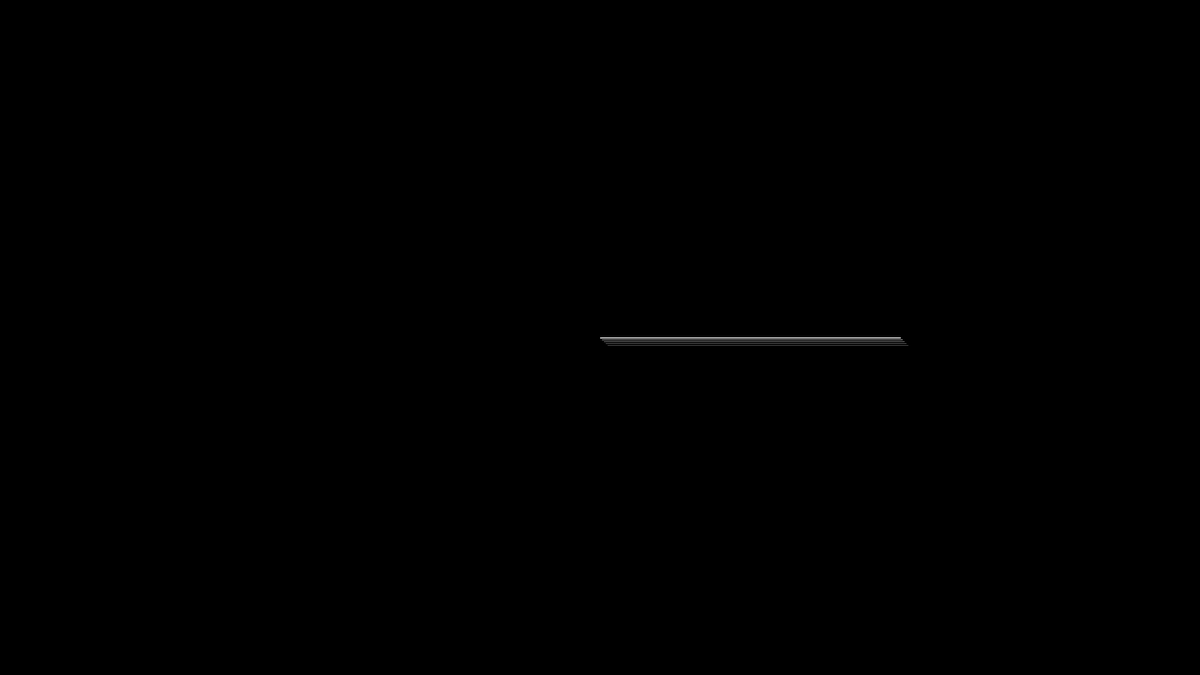
Frame 1 (no input)
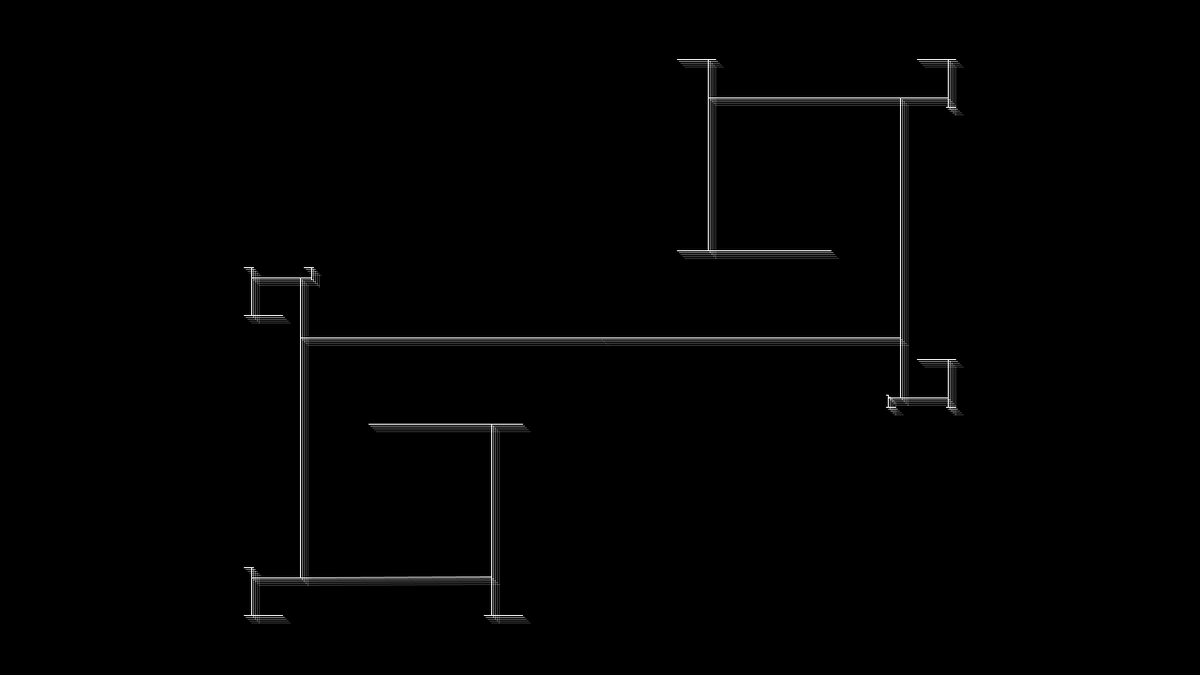
Frame 60 (the mouse pressed at the canvas centre just before this capture)
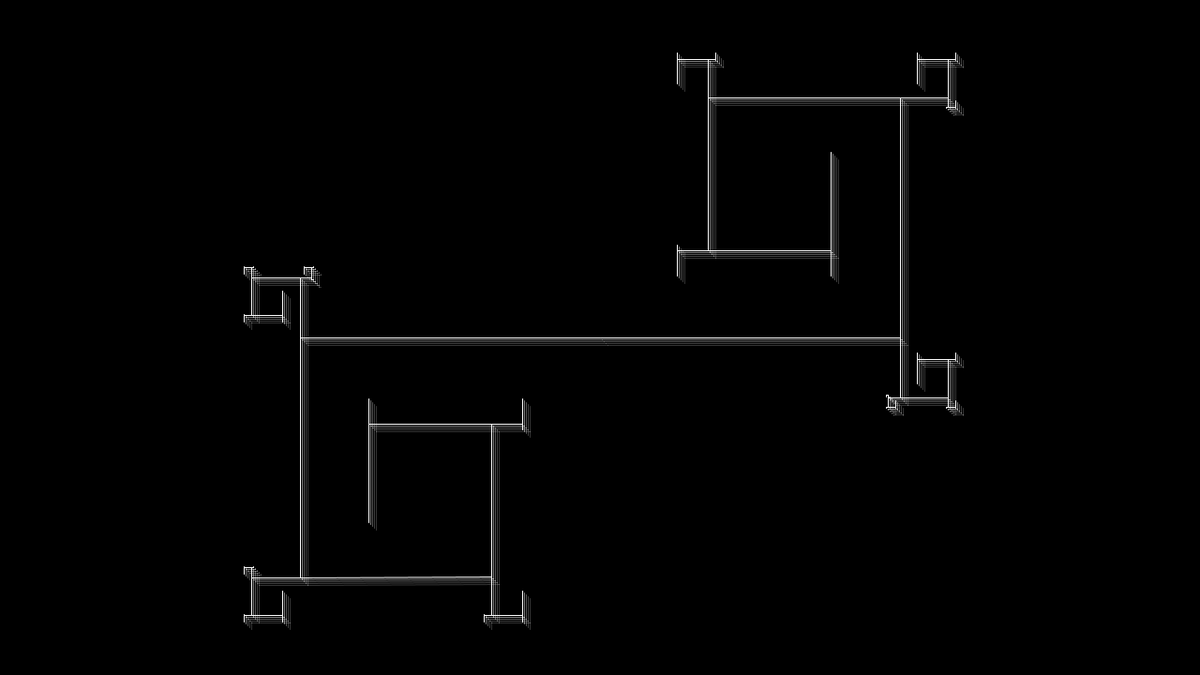
Frame 120 (the mouse held since frame 60 and released just before this capture)

The Processing sketch that drew these frames (run headless with seeded random() and noise(); from frame 60 on, the mouse is pressed at the canvas centre):

// Processing sketch: fractal_12
// ── fractal_12.pde
boolean paused=false;
ArrayList<Branch> fq;

class Pt{
  float x;
  float y;
  
  Pt(float x,float y){
    this.x=x;
    this.y=y;
  }
}

class Branch{
  float x;
  float y;
  float r;
  float a;
  
  Branch(float x,float y,float r,float a){
    this.x=x;
    this.y=y;
    this.r=r;
    this.a=a;
  }
  
  void shadowline(int n,float d,float x1,float y1){
    float initopa=255;
    for(int i=0;i<n;i++){
      stroke(255,255/(i+1));
      line(x+i*d,y+i*d,x1+i*d,y1+i*d);
    }
  }
  
  Pt[] shape(String s,float x1,float y1){
    if("line".equals(s)){
      line(x,y,x1,y1);
      return new Pt[]{new Pt(x1,y1)};
    }
    if("lline".equals(s)){
      shadowline(5,2,x1,y1);
      return new Pt[]{new Pt(x1,y1)};
    }
    if("ellipse".equals(s)){
      ellipse(x,y,r,r);
      return new Pt[]{new Pt(x1,y1)};
    }
    if("rect".equals(s)){
      rect(x,y,r,r);
      return new Pt[]{new Pt(x1,y1)};
    }
    if("circle".equals(s)){
      circle(x,y,r);
      return new Pt[]{new Pt(x1,y1)};
    }
    if("plus".equals(s)){
      for(int i=0;i<4;i++){
        line(x,y,x+r*cos(i*PI/2),y-r*sin(i*PI/2));
      }
      return new Pt[]{new Pt(x1,y1)};
    }
    if("diamond".equals(s)){
      for(int i=0;i<4;i++){
        float ca=i*PI/2;
        float cb=ca+PI/2;
        line(x+r*cos(ca),y-r*sin(ca),x+r*cos(cb),y-r*sin(cb));
      }
      return new Pt[]{new Pt(x1,y1)};
    }
    if("trizUla".equals(s)){
      line(x,y,x1,y1);
      float rx=0.5*r;
      Pt mpt=new Pt(x1,y1);
      float la=a+PI/2;
      Pt lpt=new Pt(x1+rx*cos(la),y1-rx*sin(la));
      line(x1,y1,lpt.x,lpt.y);
      float ra=a-PI/2;
      Pt rpt=new Pt(x1+rx*cos(ra),y1-rx*sin(ra));
      line(x1,y1,rpt.x,rpt.y);
      return new Pt[]{lpt,mpt,rpt};
    }
    return new Pt[]{};
  }
  
  Pt[] draw(){
    float x1=x+r*cos(a);
    float y1=y-r*sin(a);
    return shape("lline",x1,y1);
  }
}

void initfrac00(float rd){
  fq.add(new Branch(width/2,height/2,rd,0));
  fq.add(new Branch(width/2,height/2,rd,PI/2));
  fq.add(new Branch(width/2,height/2,rd,PI));
  fq.add(new Branch(width/2,height/2,rd,3*PI/2));
}

void initfrac01(float rd){
  fq.add(new Branch(width/2,height/2,rd,0));
  fq.add(new Branch(width/2,height/2,rd,PI));
}

void initfrac02(float rd){
  fq.add(new Branch(width/2,height/2,rd,0));
}

void initfrac03(float rd){
  fq.add(new Branch(width/2,height/2,rd,0));
  fq.add(new Branch(width/2,height/2,rd,2*PI/3));
  fq.add(new Branch(width/2,height/2,rd,4*PI/3));
}

void initfrac04(float rd){
  fq.add(new Branch(width/2,height/2,rd,PI/4));
  fq.add(new Branch(width/2,height/2,rd,5*PI/4));
}

void setup(){
  size(1280,720);
  background(0);
  stroke(255);
  rectMode(CENTER);
  noFill();
  fq=new ArrayList<Branch>();
  initfrac01(320);
}

void growfrac00(){
  if(fq.isEmpty()){ return; }
  Branch b=fq.remove(0);
  if(b.r<1){ return; }
  Pt[] pts=b.draw();
  float cf=0.4;
  Branch lb=new Branch(pts[0].x,pts[0].y,b.r*0.55,b.a+cf*PI);
  Branch rb=new Branch(pts[0].x,pts[0].y,b.r*0.55,b.a-cf*PI);
  fq.add(lb);
  fq.add(rb);
}

void growfrac01(){
  if(fq.isEmpty()){ return; }
  Branch b=fq.remove(0);
  if(b.r<1){ return; }
  Pt[] pts=b.draw();
  for(int i=0;i<pts.length;i++){
    float ax=b.a+(i-pts.length/2)*PI/16;
    Branch bx=new Branch(pts[i].x,pts[i].y,b.r*0.25,ax);
    fq.add(bx);
  }
}

void growfrac02(){
  if(fq.isEmpty()){ return; }
  Branch b=fq.remove(0);
  if(b.r<1){ return; }
  Pt[] pts=b.draw();
  float cf=1.0/2.0;
  Branch lb=new Branch(pts[0].x,pts[0].y,b.r*0.8,b.a+cf*PI);
  Branch rb=new Branch(pts[0].x,pts[0].y,b.r*0.2,b.a-cf*PI);
  fq.add(lb);
  fq.add(rb);
}

void draw(){
  if(!paused){
    growfrac02();
  }
}

String rndstr(int n){
  StringBuffer sb=new StringBuffer();
  for(int i=0;i<n;i++){
    char rc=(char)int(random(65,90.1));
    sb.append(rc);
  }
  return sb.toString();
}

void keyPressed(){
  if(key=='q'){
    exit();
  }else if(key=='s'){
    String fn=String.format("img/fractal_10_%s.png",rndstr(8));
    println("saving to file: "+fn);
    save(fn);
  }else if(key=='c'){
    fq.clear();
    background(0);
    initfrac01(300);
  }else if(key=='p'){
    paused=!paused;
  }
}
